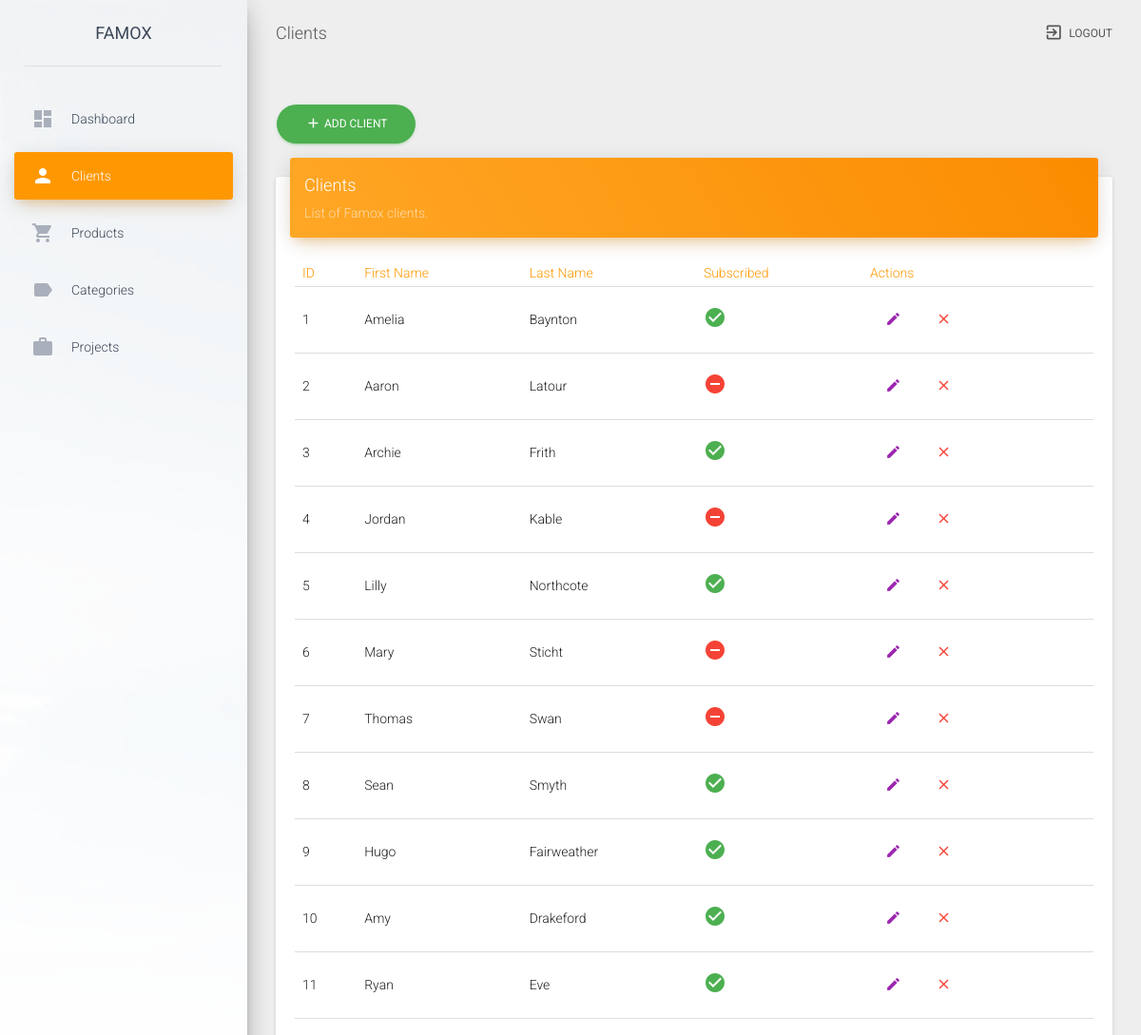
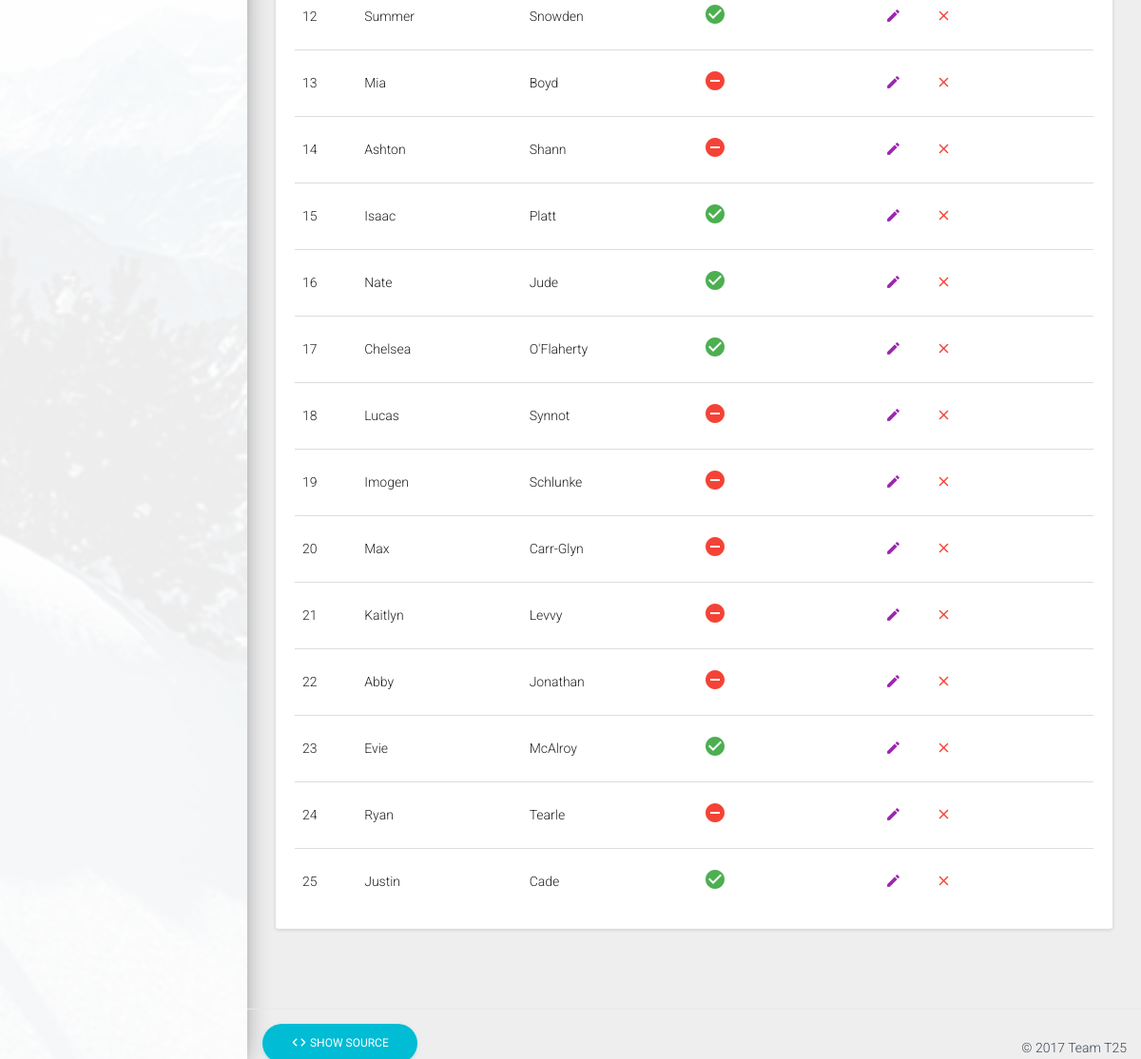
Screenshot of /Ass2/clients/list.php (signed in) with the database file from the repository (2 pictures, top to bottom).
### tables this page shows
CREATE TABLE IF NOT EXISTS `client` (
  `id` INT NOT NULL AUTO_INCREMENT,
  `first_name` VARCHAR(50) NOT NULL,
  `last_name` VARCHAR(50) NOT NULL,
  `address_street` VARCHAR(100) NULL DEFAULT NULL,
  `address_suburb` VARCHAR(50) NULL DEFAULT NULL,
  `address_state` VARCHAR(6) NULL DEFAULT NULL,
  `address_postcode` VARCHAR(4) NULL DEFAULT NULL,
  `email` VARCHAR(50) NULL DEFAULT NULL,
  `phone` VARCHAR(12) NULL DEFAULT NULL,
  `is_subscribed` TINYINT NOT NULL DEFAULT 0,
  PRIMARY KEY (`id`));

### Ass2/clients/list.php (the view, shortened to what this page needs)
<?php
  require_once("../config.php");
  $query = "SELECT * FROM client";
  $result = $conn->query($query);
  $pageTitle = "Clients";
  $pageSection = "clients";
  include_once("../includes/header.php");
?>
<div class="container-fluid">
  <div class="row">
    <div class="col-md-12">
      <a href="add.php">
        <button class="btn btn-success btn-round">
					<i class="material-icons">add</i> Add Client
					<div class="ripple-container"></div>
        </button>
      </a>
      <div class="card">
        <div class="card-header" data-background-color="orange">
          <h4 class="title">Clients</h4>
          <p class="category">List of Famox clients.</p>
        </div>
        <div class="card-content table-responsive">
          <table class="table">
            <thead class="text-warning">
              <th>ID</th>
              <th>First Name</th>
              <th>Last Name</th>
              <th>Subscribed</th>
              <th>Actions</th>
            </thead>
            <tbody>
            <?php while ($row = $result->fetch_array()) { ?>
              <tr>
                <td><?php echo $row["id"]; ?></td>
                <td><?php echo $row["first_name"]; ?></td>
                <td><?php echo $row["last_name"]; ?></td>
                <td>
                  <?php if ($row["is_subscribed"]) { ?>
                    <span class="text-success">
                      <i class="material-icons">check_circle</i>
                    </span>
                  <?php } else { ?>
                    <span class="text-danger">
                      <i class="material-icons">remove_circle</i>
                    </span>
                  <?php } ?>
                </td>
                <td>
                  <a href="edit.php?id=<?php echo $row["id"]; ?>">
										<button type="button" rel="tooltip" title="" class="btn btn-primary btn-simple btn-xs" data-original-title="Edit">
											<i class="material-icons">edit</i>
										</button>
                  </a>
                  <a href="delete.php?id=<?php echo $row["id"]; ?>">
										<button type="button" rel="tooltip" title="" class="btn btn-danger btn-simple btn-xs" data-original-title="Delete">
											<i class="material-icons">close</i>
										</button>
                  </a>
                </td>
              </tr>
            <?php } ?>
            </tbody>
          </table>
        </div>
      </div>
    </div>
  </div>
</div>
<?php
  include_once("../includes/footer.php");
?>

### Ass2/includes/header.php (shortened to what this page needs)
<!doctype html>
<html lang="en">
<head>
    <link href="../assets/css/bootstrap.min.css" rel="stylesheet" />
    <link href="../assets/css/material-dashboard.css" rel="stylesheet"/>
    <link href="../assets/css/famox.css" rel="stylesheet" />
    <link href="http://maxcdn.bootstrapcdn.com/font-awesome/latest/css/font-awesome.min.css" rel="stylesheet">
</head>
<body>
	<div class="wrapper">
    <div class="sidebar" data-color="orange" data-image="../assets/img/sidebar-1.jpg">
			<div class="logo">
				<a href="#" class="simple-text">Famox</a>
			</div>
  		<div class="sidebar-wrapper">
				<ul class="nav">
          <li <?php echo (($pageSection == "dashboard") ? "class=\"active\"" : "") ?>>
            <a href="../dashboard.php">
              <i class="material-icons">dashboard</i>
              <p>Dashboard</p>
            </a>
          </li>
          <li <?php echo (($pageSection == "clients") ? "class=\"active\"" : "") ?>>
            <a href="../clients/list.php">
              <i class="material-icons">person</i>
              <p>Clients</p>
            </a>
          </li>
          <li <?php echo (($pageSection == "products") ? "class=\"active\"" : "") ?>>
            <a href="../products/list.php">
              <i class="material-icons">shopping_cart</i>
              <p>Products</p>
            </a>
          </li>
          <li <?php echo (($pageSection == "categories") ? "class=\"active\"" : "") ?>>
            <a href="../categories/list.php">
              <i class="material-icons">label</i>
              <p>Categories</p>
            </a>
          </li>
					<li <?php echo (($pageSection == "projects") ? "class=\"active\"" : "") ?>>
            <a href="../projects/list.php">
              <i class="material-icons">work</i>
              <p>Projects</p>
            </a>
          </li>
        </ul>
  		</div>
		</div>
    <div class="main-panel">
			<nav class="navbar navbar-transparent navbar-absolute">
				<div class="container-fluid">
					<div class="navbar-header">
						<a class="navbar-brand" href="#"><?php echo $pageTitle ?></a>
					</div>
					<div class="collapse navbar-collapse">
            <ul class="nav navbar-nav navbar-right">
							<li>
								<a href="../admin.php?action=logout">
 							  	<i class="material-icons">exit_to_app</i> Logout
		 						</a>
							</li>
						</ul>
          </div>
				</div>
			</nav>
      <div class="content">

### Ass2/includes/footer.php (shortened to what this page needs)
</div>
<footer class="footer">
  <div class="container-fluid">
    <p class="pull-left">
      <a
        class="btn btn-info btn-round"
        href="../show_source.php?filename=<?php echo str_replace("/24201596", "", str_replace("/Ass2/", "", $_SERVER["SCRIPT_NAME"])); ?>"
        target="_blank"
      >
        <i class="material-icons">code</i> Show Source
      </a>
    </p>
    <p class="copyright pull-right">
      &copy; <script>document.write(new Date().getFullYear())</script> Team T25
    </p>
  </div>
</footer>
</div>
</div>
</body>
</html>

### rows the page displays
client: id "1", first_name "Amelia", last_name "Baynton", is_subscribed 1 (drawn)
client: id "2", first_name "Aaron", last_name "Latour", is_subscribed 0 (drawn)
client: id "3", first_name "Archie", last_name "Frith", is_subscribed 1 (drawn)
client: id "4", first_name "Jordan", last_name "Kable", is_subscribed 0 (drawn)
client: id "5", first_name "Lilly", last_name "Northcote", is_subscribed 1 (drawn)
client: id "6", first_name "Mary", last_name "Sticht", is_subscribed 0 (drawn)
client: id "7", first_name "Thomas", last_name "Swan", is_subscribed 0 (drawn)
client: id "8", first_name "Sean", last_name "Smyth", is_subscribed 1 (drawn)
client: id "9", first_name "Hugo", last_name "Fairweather", is_subscribed 1 (drawn)
client: id "10", first_name "Amy", last_name "Drakeford", is_subscribed 1 (drawn)
client: id "11", first_name "Ryan", last_name "Eve", is_subscribed 1 (drawn)
client: id "12", first_name "Summer", last_name "Snowden", is_subscribed 1 (drawn)
client: id "13", first_name "Mia", last_name "Boyd", is_subscribed 0 (drawn)
client: id "14", first_name "Ashton", last_name "Shann", is_subscribed 0 (drawn)
client: id "15", first_name "Isaac", last_name "Platt", is_subscribed 1 (drawn)
client: id "16", first_name "Nate", last_name "Jude", is_subscribed 1 (drawn)
client: id "17", first_name "Chelsea", last_name "O'Flaherty", is_subscribed 1 (drawn)
client: id "18", first_name "Lucas", last_name "Synnot", is_subscribed 0 (drawn)
client: id "19", first_name "Imogen", last_name "Schlunke", is_subscribed 0 (drawn)
client: id "20", first_name "Max", last_name "Carr-Glyn", is_subscribed 0 (drawn)
client: id "21", first_name "Kaitlyn", last_name "Levvy", is_subscribed 0 (drawn)
client: id "22", first_name "Abby", last_name "Jonathan", is_subscribed 0 (drawn)
client: id "23", first_name "Evie", last_name "McAlroy", is_subscribed 1 (drawn)
client: id "24", first_name "Ryan", last_name "Tearle", is_subscribed 0 (drawn)
client: id "25", first_name "Justin", last_name "Cade", is_subscribed 1 (drawn)

### other values shown
$pageTitle "Clients"
